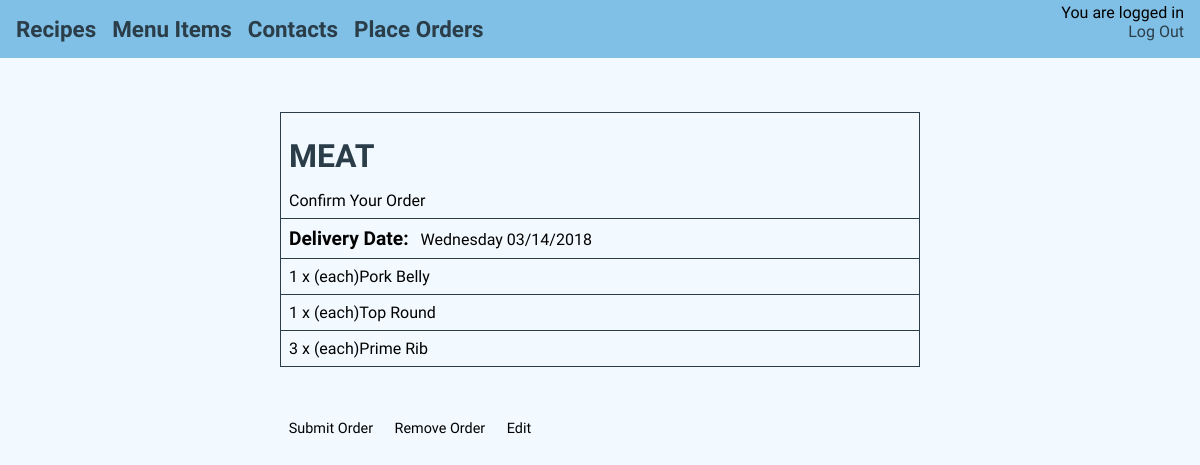
Page /manager/confirmorder/29 (signed in) on the earlier database version.
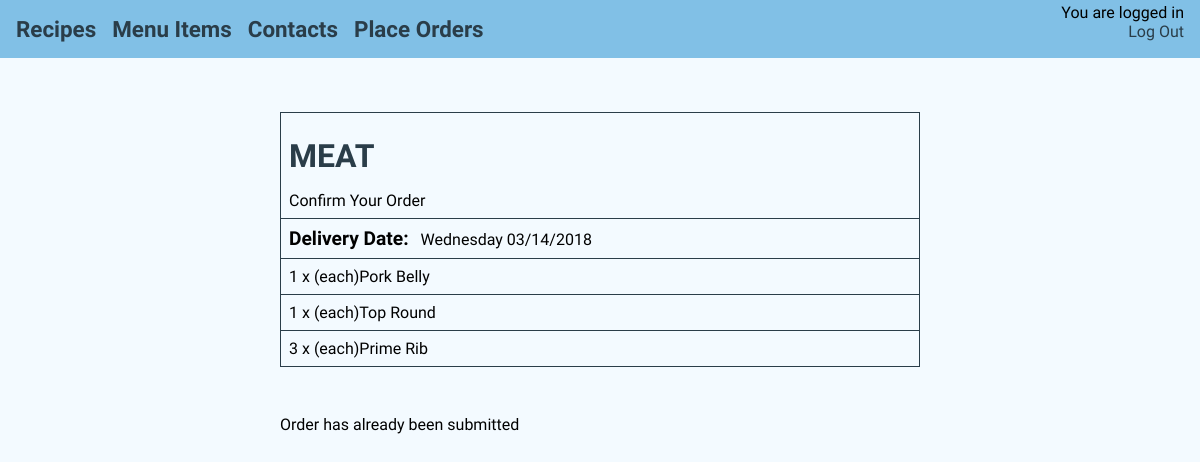
Same page on the later database version.
### manager_guide/views.py (the view)
# urls.py: url(r'^manager/confirmorder/(?P<pk>\d+)$', views.confirmorder, name='confirmorder'),
@login_required
def confirmorder(request, pk):
	order = get_object_or_404(Order, pk=pk)
	ordereditems = OrderedItem.objects.filter(order=pk, quantity__gt = 0)
	return render(request, 'manager_guide/confirmorder.html',
							{'order':order,
							'ordereditems':ordereditems})

### manager_guide/templates/manager_guide/confirmorder.html
{% extends 'manager_guide/base2.html' %}
{% block content %}
<div id="content_box">
	<div id="menu_tag">
		<table id="order_table">
			<tr>
				<td>
					<h1>{{ order.purveyor }}</h1>
					<p>Confirm Your Order</p>
				</td>
			</tr>
			<tr>
				<td><p><em class="embolden">Delivery Date:</em>
				{{ order.delivery_date }}</p></td>
			</tr>
			{% for item in ordereditems %}
			<tr>
				<td><p>{{ item.quantity }} x ({{item.unit}}){{ item.item_name }} </p></td>
			</tr>
			{% endfor %}
		</table>
		{% if order.email_sent %}
		<span class="form_control">
			<p>Order has already been submitted</p>
		</span>
		{% else %}
		<span class="form_control">
			<p>
				<a href="{% url 'submitorder' pk=order.pk %}" class="button">Submit Order</a>
				<a href="{% url 'deleteorder' pk=order.pk %}" class="button">Remove Order</a>
			 <a href="{% url 'editorder' pk=order.pk %}" class="button">Edit</a></p>
		</span>
		{% endif %}
	</div>
</div>
{% endblock %}

Differences in the rows shown:
changed Order "MEAT": email_sent False → True (drawn)
Other differences:
text no longer shown: "Submit Order Remove Order Edit"
text now shown: "Order has already been submitted"
